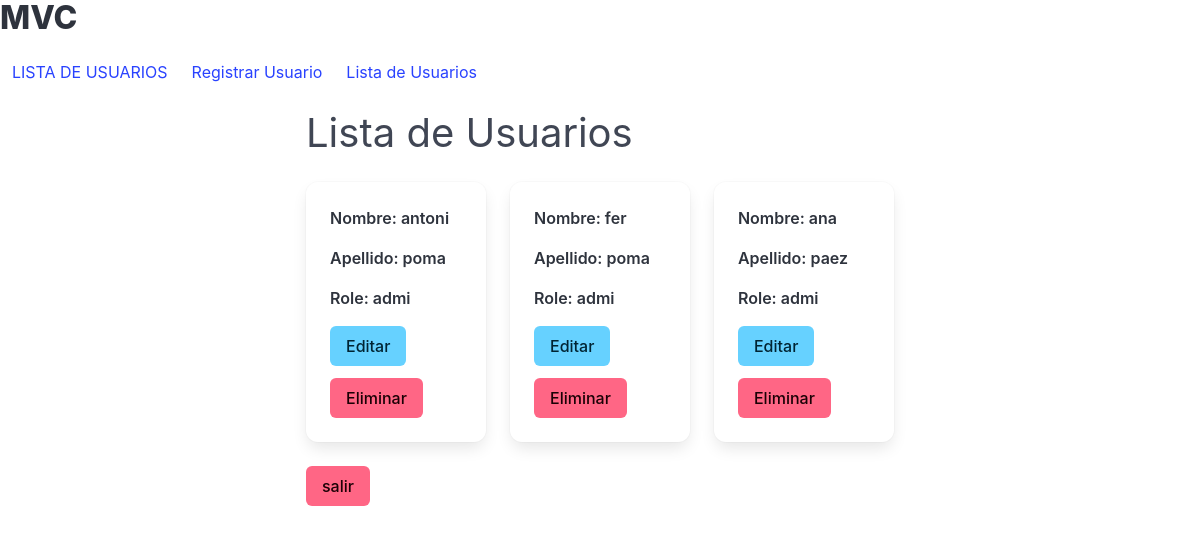
Before: /users (signed in) with the older database file.
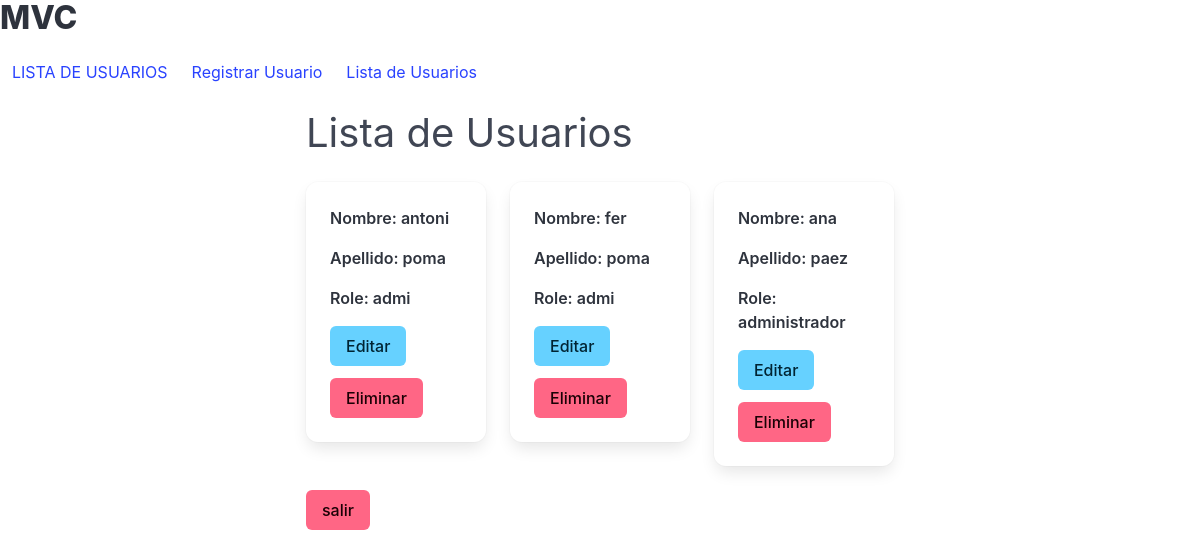
After: the same page with the newer database file.
### app/models/user_model.py (models this page shows, shortened)
class User(UserMixin, db.Model): #con herencia de UserMixin, db.Model
    __tablename__ = "users"
    id = db.Column(db.Integer, primary_key=True)
    first_name = db.Column(db.String(50), nullable=False)
    last_name = db.Column(db.String(50), nullable=False)
    username = db.Column(db.String(100), unique=True, nullable=False)
    role = db.Column(db.String(100), nullable=False)
    password_hash = db.Column(db.String(128), nullable=False)
    @staticmethod
    def get_all():
        return User.query.all()

### app/controllers/user_controller.py (the view)
@user_bp.route("/users")
@login_required
def list_users():
    users = User.get_all()
    return user_view.usuarios(users)

### app/run.py (called while the page is built)
@login_manager.user_loader
def load_user(user_id):
    return User.query.get(int(user_id))

### app/views/user_view.py (called while the page is built)
def usuarios(users):
    return render_template("usuarios.html", users=users, title="Lista de usuarios")

### app/templates/usuarios.html
{% extends 'base.html' %}
{% block content %}
<h2 class="subtitle is-2">Lista de Usuarios</h2>
    <div class="columns is-multiline">
        {% for user in users %}
            <div class="column is-one-third">
                <div class="card">
                    <div class="card-content">
                        <div class="content">
                            <p><strong>Nombre: {{ user.first_name }} </strong></p>
                            <p><strong>Apellido: {{ user.last_name }}</strong></p>
                            <p><strong>Role: {{ user.role }}</strong></p>
                            <div class="buttons">
                                <a href="{{ url_for('user.update_user', id=user.id) }}"
                                class="button is-info">Editar</a>
                                <a href="{{ url_for('user.delete_user', id=user.id) }}"
                                class="button is-danger">Eliminar</a>
                            </div>
                        </div>
                    </div>
                </div>
            </div>
        {% endfor %}
    </div>
    <div class="container">
        <a href="/logout"
        class="button is-danger">salir</a>
    </div>
{% endblock %}

### app/templates/base.html (shortened to what this page needs)
<!DOCTYPE html>
<html lang="es">
<head>
    <link rel="stylesheet" href="https://cdn.jsdelivr.net/npm/bulma@1.0.0/css/bulma.min.css">
</head>
<body>
    <h1 class="title">MVC</h1>
    <nav  class="breadcrumb" aria-label="breadcrumbs" >
        <div id="navbarBasicExample" class="navbar-menu">
            <div class="navbar-start">
                <a class="navbar-item" href="/">
                    {{ title.upper() }}
                </a>
                <a class="navbar-item" href="{{ url_for('user.create_user') }}">
                    Registrar Usuario
                </a>
                <a class="navbar-item" href="{{ url_for('user.list_users') }}">
                    Lista de Usuarios
                </a>
            </div>
        </div>
    </nav>
    <div class="columns is-mobile is-centered">
        <div class="column is-half">
            {% block content %}{% endblock %}
        </div>
    </div>
</body>
</html>

Changed rows visible on the page:
changed User "ana": role "admi" → "administrador"
